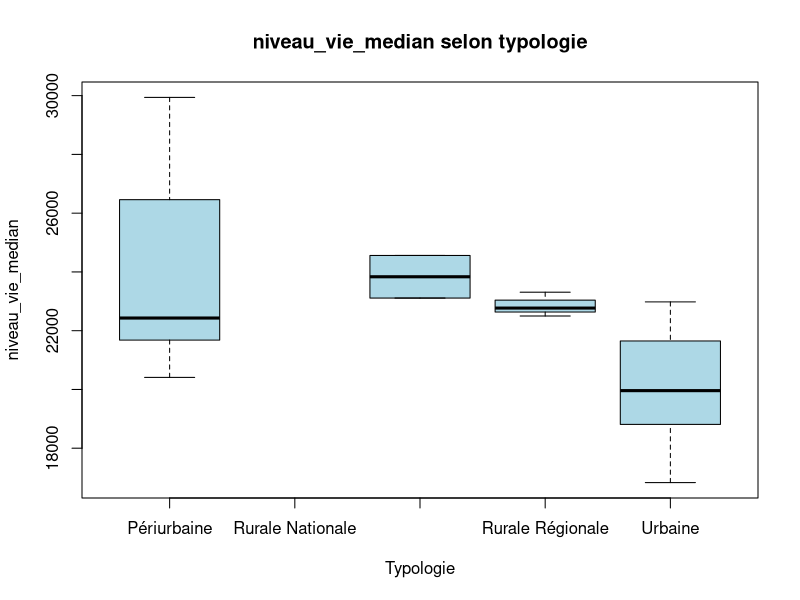
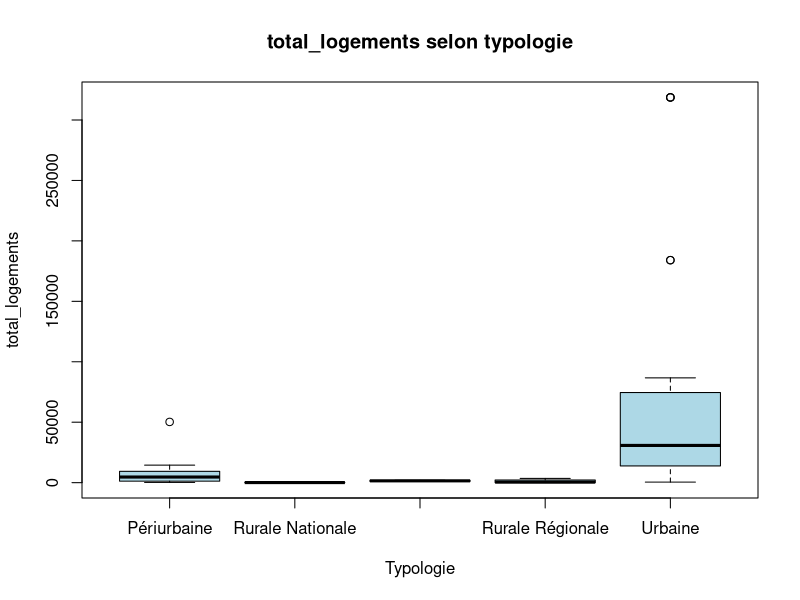
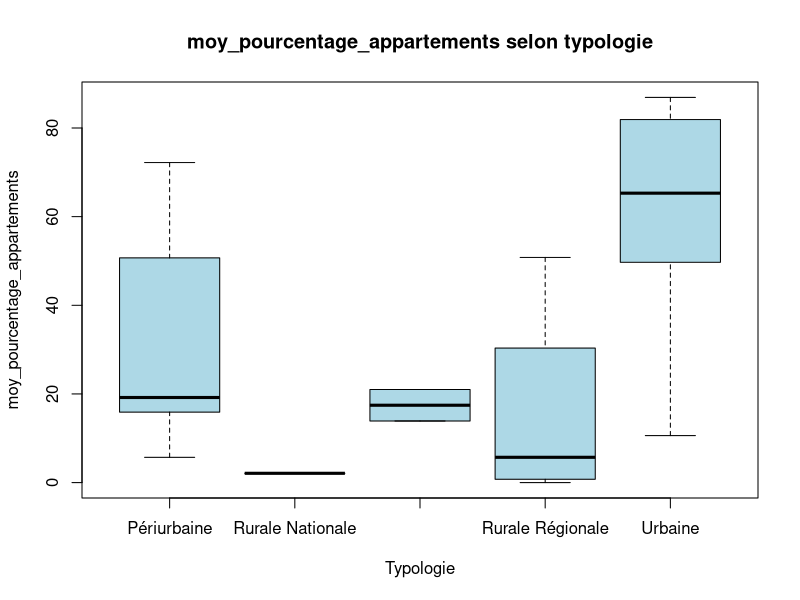
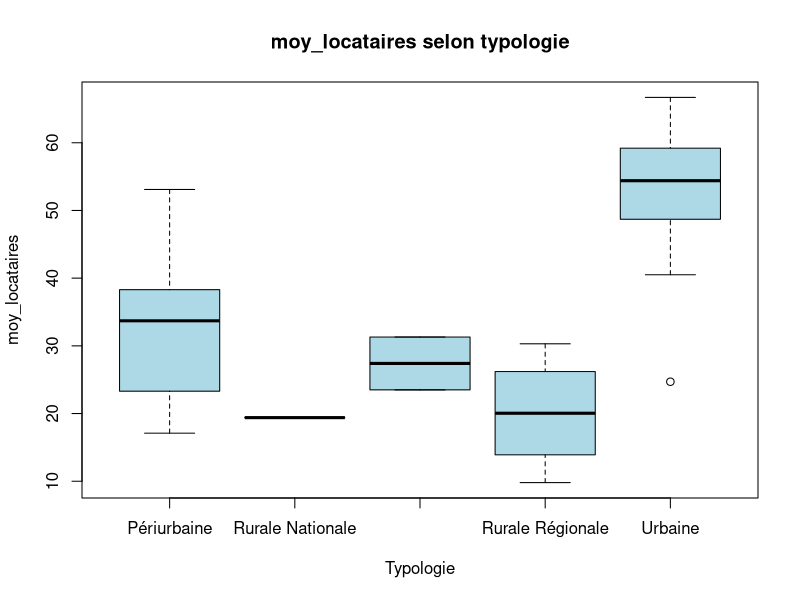
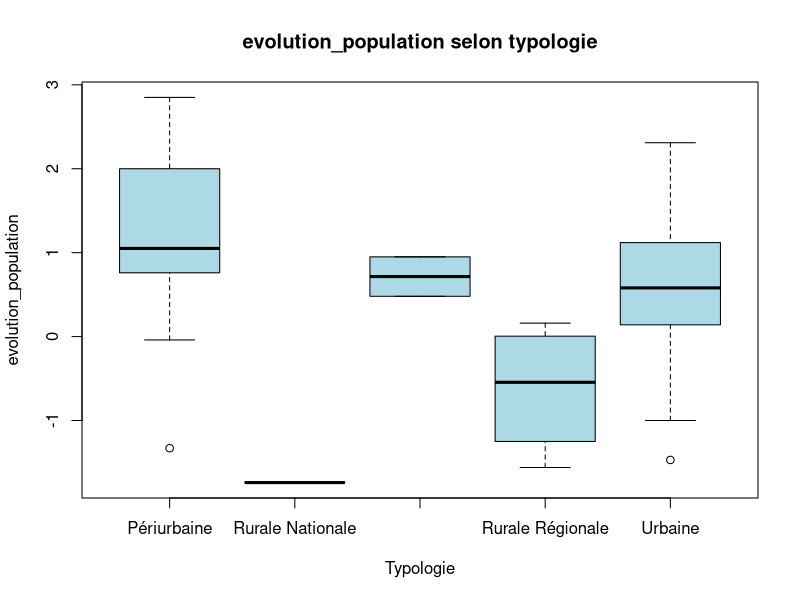
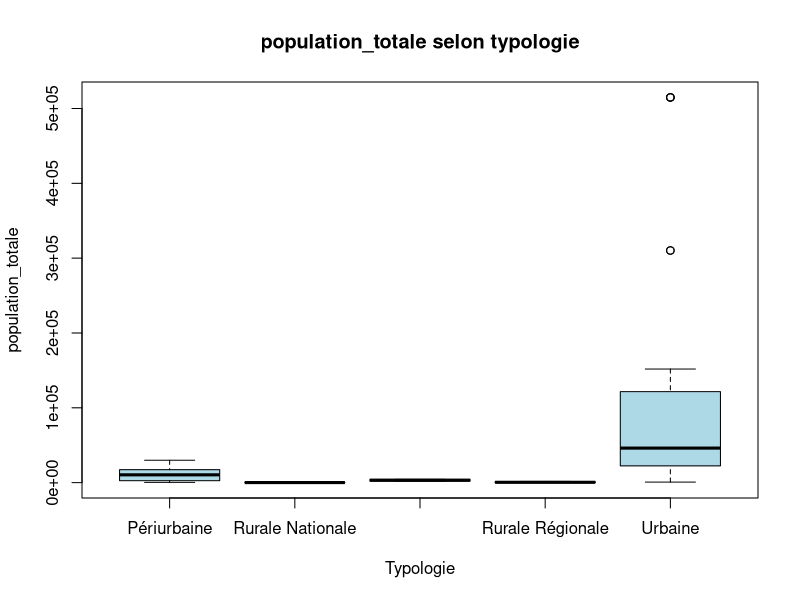
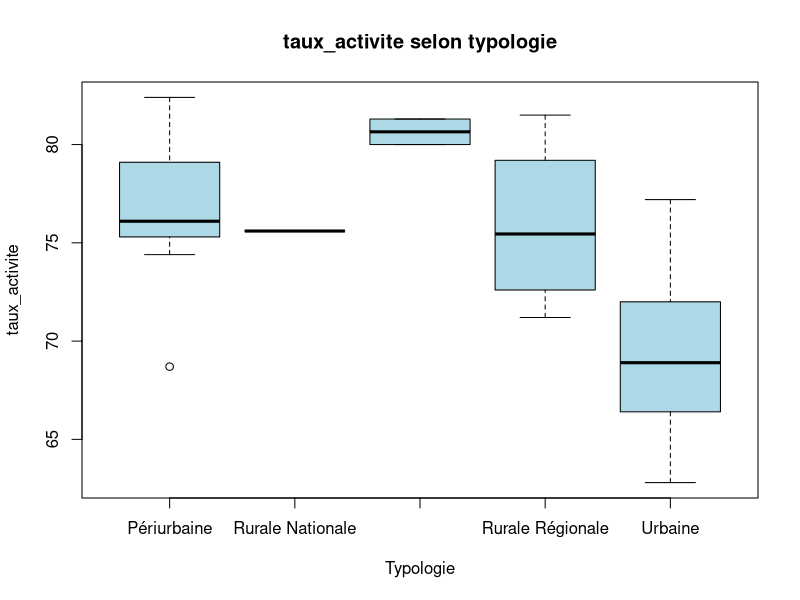
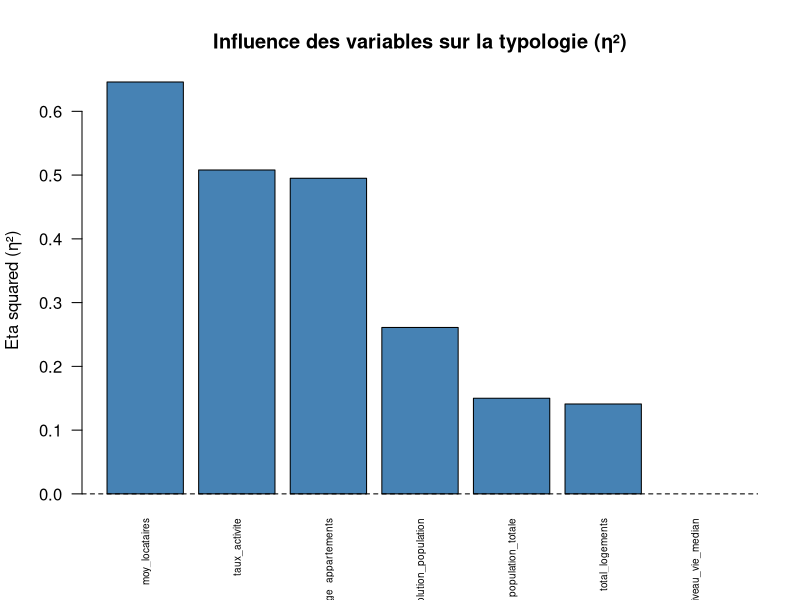

R code for these plots, in order:
## ---- chunk 1
dt <- read.csv("../../donnees/nettoyees/problematic_03.csv")

dt$typologie <- as.factor(dt$typologie)


numerical_columns <- c(
  "niveau_vie_median",
  "total_logements",
  "moy_pourcentage_appartements",
  "moy_locataires",
  "evolution_population",
  "population_totale",
  "taux_activite"
)

## ---- chunk 2
par(mfrow = c(1, 1))

for (col in numerical_columns) {

    x <- dt[[col]]
    y <- dt$typologie

    # Supprimer NA
    valid <- !is.na(x) & !is.na(y)
    x_clean <- x[valid]
    y_clean <- y[valid]

    # ⚠️ Éviter vecteurs vides
    if (length(x_clean) < 2) {
        warning(paste("Pas assez de données pour", col))
        next
    }

    # Boxplot (adapté à une variable catégorielle)
    boxplot(x_clean ~ y_clean,
            main = paste(col, "selon typologie"),
            xlab = "Typologie",
            ylab = col,
            col = "lightblue")
}
## ---- chunk 3
eta_squared <- function(x, group) {
  valid <- !is.na(x) & !is.na(group)
  x <- x[valid]
  group <- as.factor(group[valid])
  
  if (length(unique(group)) < 2 || length(x) < 3) return(NA)
  
  model <- aov(x ~ group)
  ss_total <- sum((x - mean(x))^2)
  ss_between <- sum(tapply(x, group, function(g) length(g) * (mean(g) - mean(x))^2))
  
  return(ss_between / ss_total)
}

correlations <- sapply(numerical_columns, function(col) {
  eta_squared(dt[[col]], dt$typologie)
})

cor_df <- data.frame(
  variable = numerical_columns,
  eta2 = round(correlations, 3)
)

cor_df <- cor_df[order(cor_df$eta2, decreasing = TRUE), ]

print(cor_df)
## ---- chunk 4
barplot(
    cor_df$eta2,
    names.arg = cor_df$variable,
    las = 2,
    col = "steelblue",
    main = "Influence des variables sur la typologie (η²)",
    ylab = "Eta squared (η²)",
    cex.names = 0.6
)

abline(h = 0, lty = 2)
## ---- chunk 5
# Création des groupes d’influence
dt$groupe_influence <- ifelse(dt$influence < 40, "faible", "fort")

couleurs <- ifelse(dt$groupe_influence == "fort", "tomato", "steelblue")

features <- list(
  # Socio-économique
  list("niveau_vie_median", "taux_activite"),
  list("niveau_vie_median", "total_logements"),
  list("moy_locataires", "moy_pourcentage_appartements"),

  # Démographique
  list("population_totale", "evolution_population"),
  list("population_totale", "total_logements"),

  # Mix socio / urbain
  list("taux_activite", "population_totale"),
  list("niveau_vie_median", "population_totale")
)

for (pair in features) {

  col_x <- pair[[1]]
  col_y <- pair[[2]]

  valid <- !is.na(dt[[col_x]]) & !is.na(dt[[col_y]])

  x <- dt[[col_x]][valid]
  y <- dt[[col_y]][valid]
  grp <- dt$groupe_influence[valid]

  plot(x, y,
       main = paste(col_y, "~", col_x),
       xlab = col_x,
       ylab = col_y,
       pch = 19,
       col = couleurs[valid])

  # Régression globale
  model_global <- lm(y ~ x)
  abline(model_global, col = "black", lwd = 2, lty = 2)

  # Régression par groupe
  for (g in c("faible", "fort")) {

    mask <- grp == g

    if (sum(mask) > 2) {
      model_grp <- lm(y[mask] ~ x[mask])

      abline(model_grp,
             col = ifelse(g == "fort", "tomato", "steelblue"),
             lwd = 2)
    }
  }

  legend("topleft",
         legend = c("fort (≥ seuil)", "faible (< seuil)", "régression globale"),
         col    = c("tomato", "steelblue", "black"),
         lty    = c(1, 1, 2),
         lwd    = 2,
         bty    = "n")
}
